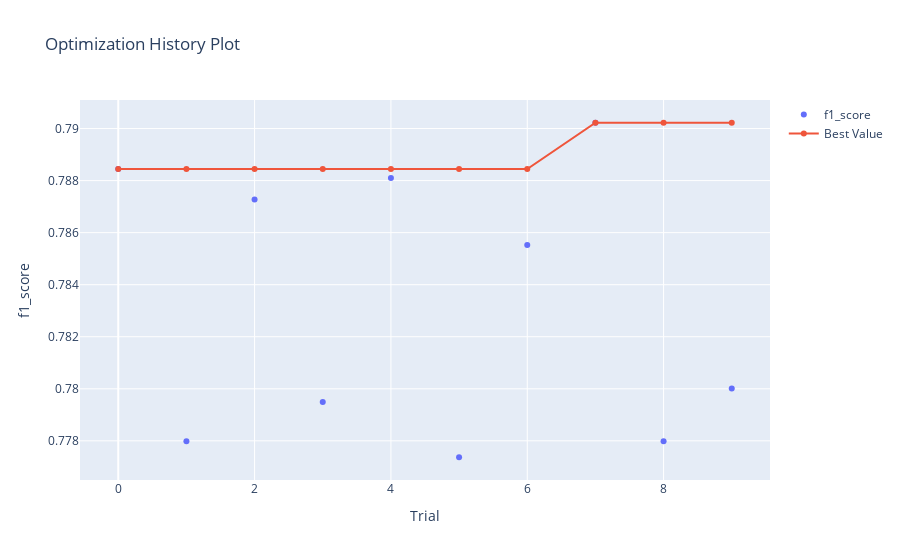

Notebook code for this chart:
### Code cell
# отследим динамику оптимизации признака
optuna.visualization.plot_optimization_history(study_lr, target_name="f1_score")

### Figure 1 — Plotly figure (JSON) as saved in the notebook; plotly's stock layout.template omitted (floating-point values rounded to 4 significant figures)
{"data": [{"mode": "markers", "name": "f1_score", "type": "scatter", "x": [0, 1, 2, 3, 4, 5, 6, 7, 8, 9], "y": [0.7884, 0.778, 0.7873, 0.7795, 0.7881, 0.7774, 0.7855, 0.7902, 0.778, 0.78]}, {"name": "Best Value", "type": "scatter", "x": [0, 1, 2, 3, 4, 5, 6, 7, 8, 9], "y": [0.7884, 0.7884, 0.7884, 0.7884, 0.7884, 0.7884, 0.7884, 0.7902, 0.7902, 0.7902]}], "layout": {"title": {"text": "Optimization History Plot"}, "xaxis": {"title": {"text": "Trial"}}, "yaxis": {"title": {"text": "f1_score"}}}}
